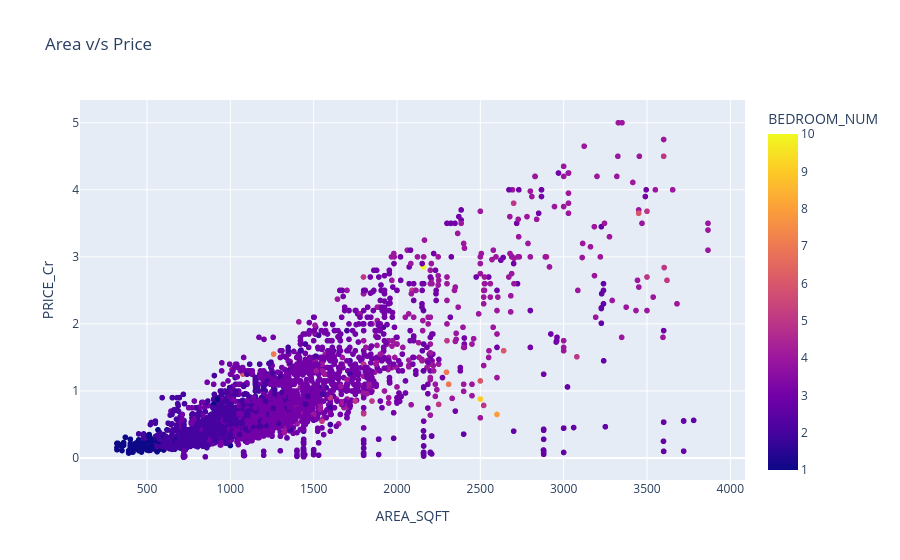

The cell this chart's notebook holds for it:
### Code cell
fig = px.scatter(df, x = "AREA_SQFT", y = "PRICE_Cr", color = "BEDROOM_NUM", title = "Area v/s Price")
fig.show()

### Figure 1 — Plotly figure (JSON) as saved in the notebook; plotly's stock layout.template omitted (floating-point values rounded to 4 significant figures; data arrays with more than 128 entries replaced by an {"elided": "..."} marker saying what was removed)
{"data": [{"hovertemplate": "AREA_SQFT=%{x}<br>PRICE_Cr=%{y}<br>BEDROOM_NUM=%{marker.color}<extra></extra>", "legendgroup": "", "marker": {"color": {"elided": "4515 float values"}, "coloraxis": "coloraxis", "symbol": "circle"}, "mode": "markers", "name": "", "showlegend": false, "type": "scattergl", "x": {"elided": "4515 float values"}, "xaxis": "x", "y": {"elided": "4515 float values"}, "yaxis": "y"}], "layout": {"coloraxis": {"colorbar": {"title": {"text": "BEDROOM_NUM"}}, "colorscale": [[0, "#0d0887"], [0.1111, "#46039f"], [0.2222, "#7201a8"], [0.3333, "#9c179e"], [0.4444, "#bd3786"], [0.5556, "#d8576b"], [0.6667, "#ed7953"], [0.7778, "#fb9f3a"], [0.8889, "#fdca26"], [1, "#f0f921"]]}, "legend": {"tracegroupgap": 0}, "title": {"text": "Area v/s Price"}, "xaxis": {"anchor": "y", "domain": [0, 1], "title": {"text": "AREA_SQFT"}}, "yaxis": {"anchor": "x", "domain": [0, 1], "title": {"text": "PRICE_Cr"}}}}
